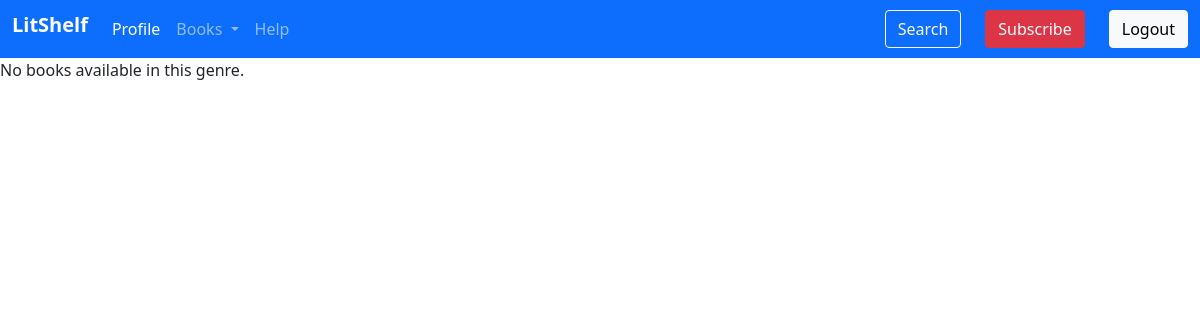
The app's page /log_book/, older data.
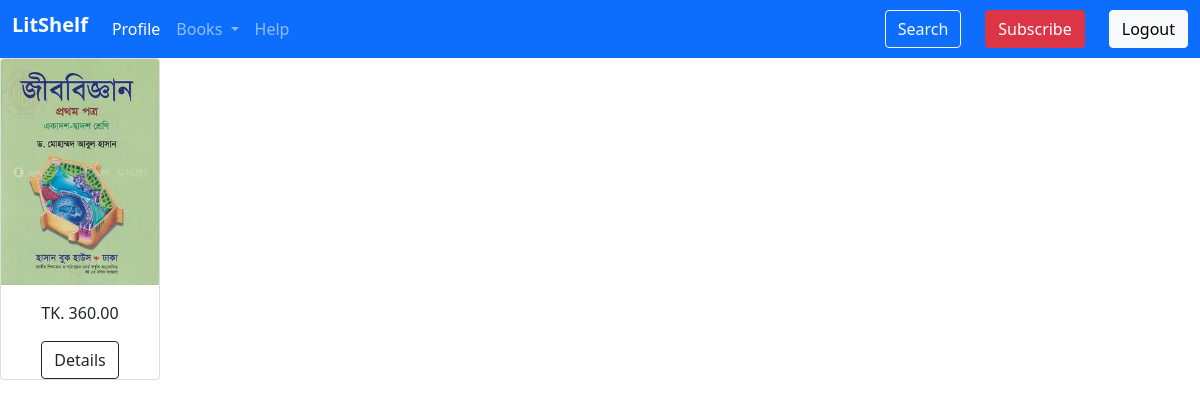
The same page, newer data.
### myapp/models.py (models this page shows, shortened)
class Book(models.Model):
    book_id = models.IntegerField()
    book_name = models.CharField(max_length=200)
    author_name = models.CharField(max_length=200)
    price = models.DecimalField(max_digits=10, decimal_places=2)
    genre = models.CharField(max_length=200)
    stock_quantity = models.IntegerField(default=0)
    rentable = models.CharField(max_length=200, blank=True, null= True)
    availability = models.CharField(max_length=200,blank=True, null= True )
    review = models.TextField(max_length=2000, blank=True, null= True)
    image = models.ImageField(upload_to= 'Books/', blank=True, null=True)
    description = models.TextField(blank=True, null= True)

### myapp/views.py (the view)
# urls.py: path('log_book/', login_user.log_book, name='log_book'),
def log_book(request):
    genre_filter = request.GET.get('genre', None)
    if genre_filter:
        allbooks = Book.objects.filter(genre__iexact=genre_filter)
    else:
        allbooks = Book.objects.all()
    item = {
        'all_books': allbooks,
        'genre': genre_filter,
    }
    return render(request, template_name='login_user/log_book.html', context=item)

### template/login_user/log_book.html (shortened to what this page needs)
{% extends "login_user/log_base.html" %}
{% load static %}
{% block content %}
<div class="book-container">
    {% for p in all_books %}
        <div class="card" style="width: 10rem">
            {% if p.image %}
                <img src="{{ p.image.url }}" class="card-img-top" alt="Book Image">
            {% else %}
                <img src="{% static 'images/default-book.jpg' %}" class="card-img-top" alt="Default Book Image">
            {% endif %}
            <div class="card-body">
                <p class="text-center card-text price-box">TK. {{ p.price }}</p>
            </div>
            <div class="text-center">
                <a class="btn btn-outline-dark mt-auto" href="{% url 'log_books_details' p.book_id %}">Details</a>
            </div>
        </div>
    {% empty %}
        <p>No books available in this genre.</p>
    {% endfor %}
</div>
{% endblock %}

### template/login_user/log_base.html (shortened to what this page needs)
<!DOCTYPE html>
<html lang="en">
<head>
    <link href="https://cdn.jsdelivr.net/npm/bootstrap@5.0.2/dist/css/bootstrap.min.css" rel="stylesheet">
</head>
<body>
    {% include 'login_user/log_navbar.html' %}
    {% block content %}
    {% endblock %}
</body>
</html>

### template/login_user/log_navbar.html (shortened to what this page needs)
<nav class="navbar navbar-expand-lg navbar-dark bg-primary">
  <div class="container-fluid">
  <h5 class="navbar-brand" ><b>LitShelf</b></h5>
    <div class="collapse navbar-collapse" id="navbarSupportedContent">
      <ul class="navbar-nav me-auto mb-2 mb-lg-0">
        <li class="nav-item">
          <a class="nav-link active" aria-current="page" href="{% url 'log_profile' %}">Profile</a>
        </li>
        <li class="nav-item dropdown">
            <a class="nav-link dropdown-toggle" id="navbarDropdownMenuLink" role="button" data-bs-toggle="dropdown" aria-expanded="false">
              Books
            </a>
          </li>
          <li class="nav-item">
            <a class="nav-link" href="{% url 'log_help' %}">Help</a>
          </li>
      </ul>
      <form class="d-flex">
        <button class="btn btn-outline-light me-4" type="submit">Search</button>
         <a href="{% url 'subscription' %}" class="btn btn-danger me-4">Subscribe</a>
        <a href="{% url 'home' %}" class="btn btn-light ">Logout</a>
      </form>
    </div>
  </div>
</nav>

Row changes from the older to the newer data that the page shows:
added Book: image (picture), price "360.00"
Text that changed along with them:
text no longer shown: "No books available in this genre."
